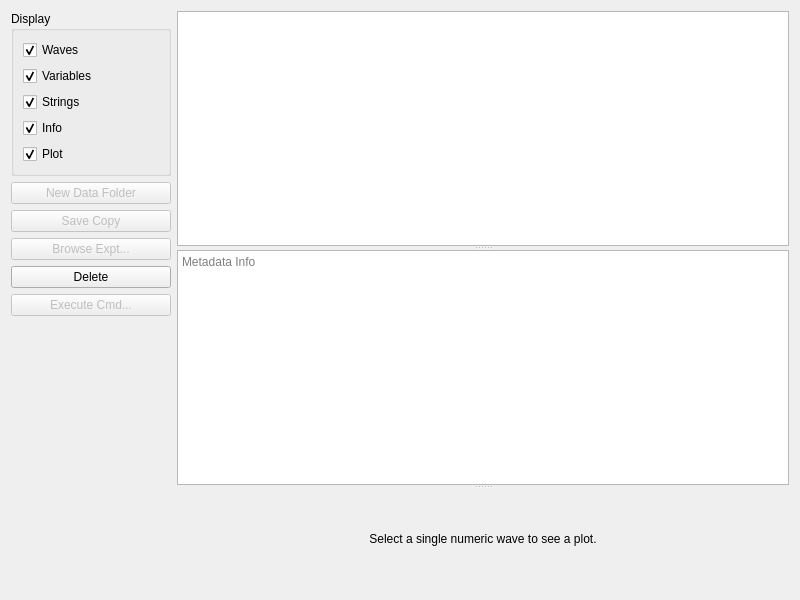
<?xml version="1.0" encoding="UTF-8"?>
<ui version="4.0">
 <class>DataBrowser</class>
 <widget class="QWidget" name="DataBrowser">
  <property name="geometry">
   <rect>
    <x>0</x>
    <y>0</y>
    <width>800</width>
    <height>600</height>
   </rect>
  </property>
  <property name="windowTitle">
   <string>Data Browser</string>
  </property>
  <layout class="QHBoxLayout" name="horizontalLayout">
   <item>
    <widget class="QWidget" name="sidebar" native="true">
     <property name="maximumSize">
      <size>
       <width>160</width>
       <height>16777215</height>
      </size>
     </property>
     <layout class="QVBoxLayout" name="sidebarLayout">
      <property name="leftMargin">
       <number>0</number>
      </property>
      <property name="topMargin">
       <number>0</number>
      </property>
      <property name="rightMargin">
       <number>0</number>
      </property>
      <property name="bottomMargin">
       <number>0</number>
      </property>
      <item>
       <widget class="QGroupBox" name="displayGroupBox">
        <property name="title">
         <string>Display</string>
        </property>
        <layout class="QVBoxLayout" name="displayLayout">
         <item>
          <widget class="QCheckBox" name="wavesCheckBox">
           <property name="text">
            <string>Waves</string>
           </property>
           <property name="checked">
            <bool>true</bool>
           </property>
          </widget>
         </item>
         <item>
          <widget class="QCheckBox" name="variablesCheckBox">
           <property name="text">
            <string>Variables</string>
           </property>
           <property name="checked">
            <bool>true</bool>
           </property>
          </widget>
         </item>
         <item>
          <widget class="QCheckBox" name="stringsCheckBox">
           <property name="text">
            <string>Strings</string>
           </property>
           <property name="checked">
            <bool>true</bool>
           </property>
          </widget>
         </item>
         <item>
          <widget class="QCheckBox" name="infoCheckBox">
           <property name="text">
            <string>Info</string>
           </property>
           <property name="checked">
            <bool>true</bool>
           </property>
          </widget>
         </item>
         <item>
          <widget class="QCheckBox" name="plotCheckBox">
           <property name="text">
            <string>Plot</string>
           </property>
           <property name="checked">
            <bool>true</bool>
           </property>
          </widget>
         </item>
        </layout>
       </widget>
      </item>
      <item>
       <widget class="QPushButton" name="newDataFolderButton">
        <property name="enabled">
         <bool>false</bool>
        </property>
        <property name="text">
         <string>New Data Folder</string>
        </property>
       </widget>
      </item>
      <item>
       <widget class="QPushButton" name="saveCopyButton">
        <property name="enabled">
         <bool>false</bool>
        </property>
        <property name="text">
         <string>Save Copy</string>
        </property>
       </widget>
      </item>
      <item>
       <widget class="QPushButton" name="browseExptButton">
        <property name="enabled">
         <bool>false</bool>
        </property>
        <property name="text">
         <string>Browse Expt...</string>
        </property>
       </widget>
      </item>
      <item>
       <widget class="QPushButton" name="deleteButton">
        <property name="text">
         <string>Delete</string>
        </property>
       </widget>
      </item>
      <item>
       <widget class="QPushButton" name="executeCmdButton">
        <property name="enabled">
         <bool>false</bool>
        </property>
        <property name="text">
         <string>Execute Cmd...</string>
        </property>
       </widget>
      </item>
      <item>
       <spacer name="verticalSpacer">
        <property name="orientation">
         <enum>Qt::Vertical</enum>
        </property>
        <property name="sizeHint" stdset="0">
         <size>
          <width>20</width>
          <height>40</height>
         </size>
        </property>
       </spacer>
      </item>
     </layout>
    </widget>
   </item>
   <item>
    <widget class="QSplitter" name="mainSplitter">
     <property name="orientation">
      <enum>Qt::Vertical</enum>
     </property>
     <widget class="QTreeView" name="treeView">
      <property name="editTriggers">
       <set>QAbstractItemView::NoEditTriggers</set>
      </property>
      <property name="alternatingRowColors">
       <bool>true</bool>
      </property>
      <property name="selectionMode">
       <enum>QAbstractItemView::ExtendedSelection</enum>
      </property>
      <property name="rootIsDecorated">
       <bool>false</bool>
      </property>
      <property name="itemsExpandable">
       <bool>false</bool>
      </property>
      <property name="sortingEnabled">
       <bool>true</bool>
      </property>
      <attribute name="headerVisible">
       <bool>true</bool>
      </attribute>
     </widget>
     <widget class="QWidget" name="infoPane" native="true">
      <layout class="QVBoxLayout" name="infoLayout">
       <property name="leftMargin">
        <number>0</number>
       </property>
       <property name="topMargin">
        <number>0</number>
       </property>
       <property name="rightMargin">
        <number>0</number>
       </property>
       <property name="bottomMargin">
        <number>0</number>
       </property>
       <item>
        <widget class="QTextEdit" name="infoText">
         <property name="readOnly">
          <bool>true</bool>
         </property>
         <property name="placeholderText">
          <string>Metadata Info</string>
         </property>
        </widget>
       </item>
      </layout>
     </widget>
     <widget class="QWidget" name="previewPane" native="true">
      <property name="minimumSize">
       <size>
        <width>0</width>
        <height>100</height>
       </size>
      </property>
      <layout class="QVBoxLayout" name="previewLayout">
       <item>
        <widget class="QLabel" name="previewLabel">
         <property name="text">
          <string>Select a single numeric wave to see a plot.</string>
         </property>
         <property name="alignment">
          <set>Qt::AlignCenter</set>
         </property>
        </widget>
       </item>
      </layout>
     </widget>
    </widget>
   </item>
  </layout>
 </widget>
 <resources/>
 <connections/>
</ui>
